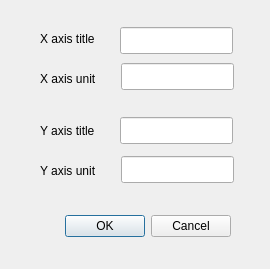
<?xml version="1.0" encoding="UTF-8"?>
<ui version="4.0">
 <class>Dialog</class>
 <widget class="QDialog" name="Dialog">
  <property name="geometry">
   <rect>
    <x>0</x>
    <y>0</y>
    <width>270</width>
    <height>269</height>
   </rect>
  </property>
  <property name="windowTitle">
   <string>Axes specifications</string>
  </property>
  <widget class="QDialogButtonBox" name="buttonBox">
   <property name="geometry">
    <rect>
     <x>30</x>
     <y>210</y>
     <width>201</width>
     <height>32</height>
    </rect>
   </property>
   <property name="orientation">
    <enum>Qt::Horizontal</enum>
   </property>
   <property name="standardButtons">
    <set>QDialogButtonBox::Cancel|QDialogButtonBox::Ok</set>
   </property>
  </widget>
  <widget class="QLabel" name="label_x_title">
   <property name="geometry">
    <rect>
     <x>40</x>
     <y>30</y>
     <width>91</width>
     <height>17</height>
    </rect>
   </property>
   <property name="text">
    <string>X axis title</string>
   </property>
  </widget>
  <widget class="QLabel" name="label_y_title">
   <property name="geometry">
    <rect>
     <x>40</x>
     <y>122</y>
     <width>91</width>
     <height>17</height>
    </rect>
   </property>
   <property name="text">
    <string>Y axis title</string>
   </property>
  </widget>
  <widget class="QLabel" name="label_x_unit">
   <property name="geometry">
    <rect>
     <x>40</x>
     <y>70</y>
     <width>71</width>
     <height>17</height>
    </rect>
   </property>
   <property name="text">
    <string>X axis unit</string>
   </property>
  </widget>
  <widget class="QLabel" name="label_y_unit">
   <property name="geometry">
    <rect>
     <x>40</x>
     <y>162</y>
     <width>71</width>
     <height>17</height>
    </rect>
   </property>
   <property name="text">
    <string>Y axis unit</string>
   </property>
  </widget>
  <widget class="QLineEdit" name="lineEdit_x_title">
   <property name="geometry">
    <rect>
     <x>120</x>
     <y>27</y>
     <width>113</width>
     <height>27</height>
    </rect>
   </property>
  </widget>
  <widget class="QLineEdit" name="lineEdit_x_unit">
   <property name="geometry">
    <rect>
     <x>121</x>
     <y>63</y>
     <width>113</width>
     <height>27</height>
    </rect>
   </property>
  </widget>
  <widget class="QLineEdit" name="lineEdit_y_unit">
   <property name="geometry">
    <rect>
     <x>121</x>
     <y>156</y>
     <width>113</width>
     <height>27</height>
    </rect>
   </property>
  </widget>
  <widget class="QLineEdit" name="lineEdit_y_title">
   <property name="geometry">
    <rect>
     <x>120</x>
     <y>117</y>
     <width>113</width>
     <height>27</height>
    </rect>
   </property>
  </widget>
 </widget>
 <resources/>
 <connections>
  <connection>
   <sender>buttonBox</sender>
   <signal>accepted()</signal>
   <receiver>Dialog</receiver>
   <slot>accept()</slot>
   <hints>
    <hint type="sourcelabel">
     <x>350</x>
     <y>224</y>
    </hint>
    <hint type="destinationlabel">
     <x>157</x>
     <y>253</y>
    </hint>
   </hints>
  </connection>
  <connection>
   <sender>buttonBox</sender>
   <signal>rejected()</signal>
   <receiver>Dialog</receiver>
   <slot>reject()</slot>
   <hints>
    <hint type="sourcelabel">
     <x>350</x>
     <y>230</y>
    </hint>
    <hint type="destinationlabel">
     <x>286</x>
     <y>253</y>
    </hint>
   </hints>
  </connection>
 </connections>
</ui>
